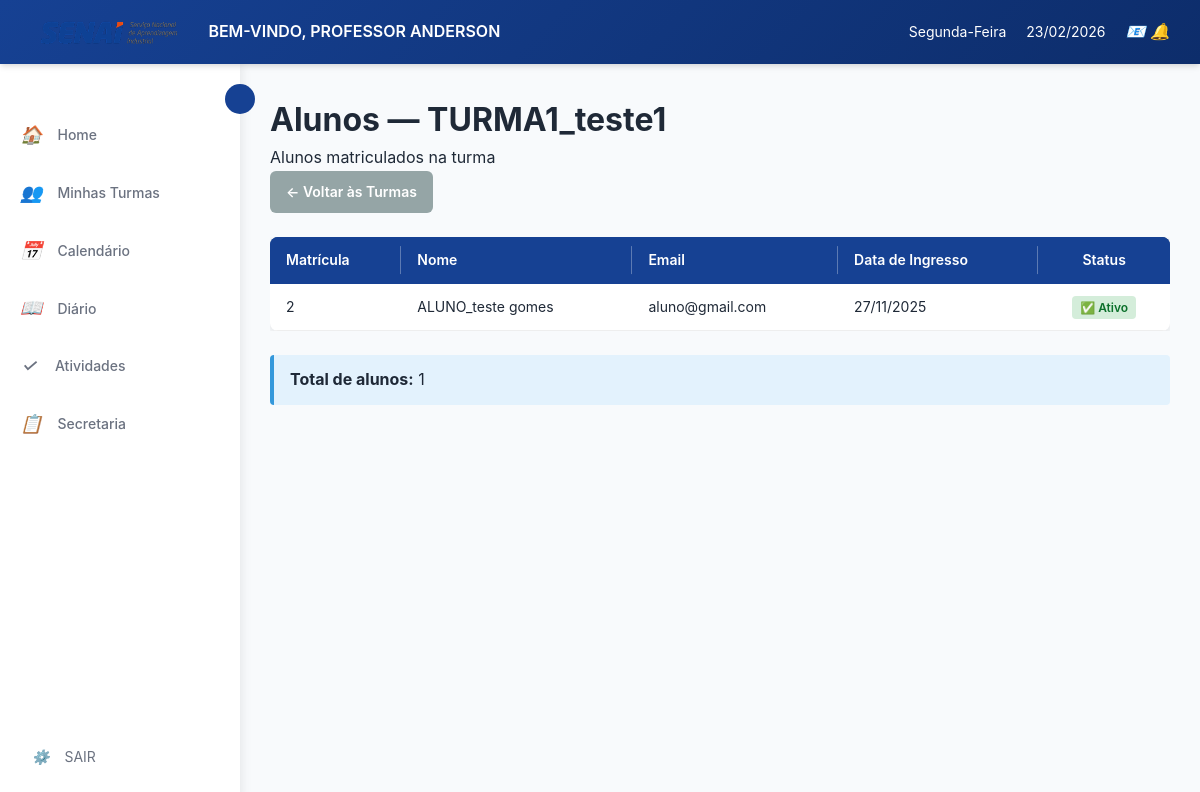
The page /professor/turma/1/alunos/ (signed in) on the database its author committed.
### cursos/models.py (models this page shows, shortened)
class Turma(models.Model):
    TIPO_AULA = [
        ('presencial', 'Presencial'),
        ('semi', 'Semi-presencial'),
        ('ead', 'EAD'),
    ]
    turma_id = models.AutoField(primary_key=True)
    nome = models.CharField(max_length=100, null=True, blank=True)
    curso = models.ForeignKey(Curso, on_delete=models.CASCADE)
    professor = models.ForeignKey('login.professor', on_delete=models.SET_NULL,  # Ou models.SET_DEFAULT
        null=True,                  # Permite NULL
        blank=True,
        default=None)
    data_inicio = models.DateField()
    data_fim = models.DateField( null=True, blank=True)
    dias_semana = models.CharField(max_length=50)
    entrada_horas = models.CharField(max_length=100, null=True, blank=True)
    saida_horas = models.CharField(max_length=100, null=True, blank=True)
    tipo = models.CharField(max_length=10, choices=TIPO_AULA)
    status = models.BooleanField(default=True)
    class Meta:
        db_table = 'Turma'

class Matricula(models.Model):
    matricula_id = models.AutoField(primary_key=True)
    aluno = models.ForeignKey('login.aluno', on_delete=models.CASCADE)
    turma = models.ForeignKey(Turma, on_delete=models.CASCADE)
    data_ingresso = models.DateField(auto_now_add=True)
    status_matricula = models.BooleanField(default=True)
    class Meta:
        db_table = 'Matricula'
        unique_together = ['aluno', 'turma']

### login/models.py (models this page shows, shortened)
class Aluno(models.Model):
    aluno_id = models.AutoField(primary_key=True)
    usuario = models.OneToOneField(Usuario, on_delete=models.CASCADE)
    class Meta:
        db_table = 'Aluno'

class Usuario(AbstractUser):
    TIPO_USUARIO = [
        ('aluno', 'Aluno'),
        ('professor', 'Professor'),
        ('secretaria', 'Secretaria'),
    ]
    usuario_id = models.AutoField(primary_key=True)
    nome = models.CharField('Nome', max_length=100, blank=True, null=True)
    sobrenome = models.CharField('Sobrenome', max_length=100, blank=True, null=True)
    email = models.EmailField('E-mail', unique=True, default=None)
    data_nascimento = models.DateField('Data de Nascimento', blank=True, null=True)
    contato = models.CharField(max_length=20, unique=True, blank=True, null=True)
    cpf = models.CharField(max_length=14, unique=True, blank=True, null=True)
    endereco = models.TextField('Endereço', blank=True, null=True)
    tipo = models.CharField(max_length=10, choices=TIPO_USUARIO)
    USERNAME_FIELD = 'email'
    REQUIRED_FIELDS = ['nome','sobrenome','cpf', 'tipo', 'username' ]
    class Meta:
        db_table = 'Usuario'

### professor/views.py (the view)
# urls.py: path('turma/<int:turma_id>/alunos/', views.listar_alunos_turma, name='listar_alunos_turma'),
@login_required
@professor_required
def listar_alunos_turma(request, turma_id):
    professor = Professor.objects.get(usuario=request.user)
    turma = get_object_or_404(Turma, turma_id=turma_id, professor=professor)
    matriculas = Matricula.objects.filter(turma=turma).select_related('aluno__usuario').order_by('aluno__usuario__nome')
    context = {
        'turma': turma,
        'matriculas': matriculas
    }
    return render(request, 'professor/listar_alunos_turma.html', context)

### professor/templates/professor/listar_alunos_turma.html (shortened to what this page needs)
{% extends 'professor/base.html' %}
{% load static %}
{% block content %}
<div class="dashboard-container">
    <div class="content-header">
        <h1>Alunos — {{ turma.nome }}</h1>
        <p class="text-muted">Alunos matriculados na turma</p>
    </div>
    <div style="margin-bottom: 1.5rem;">
        <a href="{% url 'professor:turmas_por_curso' turma.curso.id %}" class="btn btn-style3" style="display: inline-block; padding: 10px 16px; background: #95a5a6; color: white; text-decoration: none; border-radius: 6px; font-weight: 600;">
            ← Voltar às Turmas
        </a>
    </div>
    {% if matriculas %}
    <div style="overflow-x: auto;">
        <table style="width: 100%; border-collapse: collapse; background: white; border-radius: 8px; overflow: hidden; box-shadow: 0 2px 8px rgba(0,0,0,0.1);">
            <thead>
                <tr style="background: #164193; color: white;">
                    <th style="padding: 12px 16px; text-align: left;">Matrícula</th>
                    <th style="padding: 12px 16px; text-align: left;">Nome</th>
                    <th style="padding: 12px 16px; text-align: left;">Email</th>
                    <th style="padding: 12px 16px; text-align: left;">Data de Ingresso</th>
                    <th style="padding: 12px 16px; text-align: center;">Status</th>
                </tr>
            </thead>
            <tbody>
                {% for matricula in matriculas %}
                <tr style="border-bottom: 1px solid #eee;">
                    <td style="padding: 12px 16px;">{{ matricula.matricula_id }}</td>
                    <td style="padding: 12px 16px;">{{ matricula.aluno.usuario.nome }} {{ matricula.aluno.usuario.sobrenome }}</td>
                    <td style="padding: 12px 16px;">{{ matricula.aluno.usuario.email }}</td>
                    <td style="padding: 12px 16px;">{{ matricula.data_ingresso|date:"d/m/Y" }}</td>
                    <td style="padding: 12px 16px; text-align: center;">
                        {% if matricula.status_matricula %}
                        <span style="background: #d4edda; color: #0b702a; padding: 4px 8px; border-radius: 4px; font-size: 12px; font-weight: 600;">
                            ✅ Ativo
                        </span>
                        {% else %}
                        <span style="background: #f8d7da; color: #721c24; padding: 4px 8px; border-radius: 4px; font-size: 12px; font-weight: 600;">
                            ⛔ Inativo
                        </span>
                        {% endif %}
                    </td>
                </tr>
                {% endfor %}
            </tbody>
        </table>
    </div>
    <div style="margin-top: 1.5rem; padding: 12px 16px; background: #e3f2fd; border-left: 4px solid #3498db; border-radius: 4px;">
        <strong>Total de alunos:</strong> {{ matriculas|length }}
    </div>
    {% else %}
    <div style="padding: 2rem; background: white; border-radius: 8px; text-align: center; color: #6c757d;">
        <p>Nenhum aluno matriculado nesta turma ainda.</p>
    </div>
    {% endif %}
</div>
{% endblock %}

### professor/static/professor/css/style.css (style rules this page uses)
:root { --azul-principal: #164193; --azul-escuro: #0d2d6b; --azul-claro: #3D7AFF; --azul-suave: #E8EFFD; --laranja: #E7490F; --laranja-claro: #ff6b35; --cinza-escuro: #1F2937; --cinza-medio: #6B7280; --cinza-claro: #9CA3AF; --cinza-borda: #E5E7EB; --bg-claro: #F8FAFC; --branco: #FFFFFF; --verde: #27ae60; --vermelho: #e74c3c; --amarelo: #f39c12; --sombra: 0 4px 6px -1px rgba(0, 0, 0, 0.1), 0 2px 4px -1px rgba(0, 0, 0, 0.06); --sombra-hover: 0 20px 25px -5px rgba(0, 0, 0, 0.1), 0 10px 10px -5px rgba(0, 0, 0, 0.04); }
* { margin: 0; padding: 0; box-sizing: border-box; }
body { font-family: 'Inter', 'Segoe UI', sans-serif; background-color: var(--bg-claro); color: var(--cinza-escuro); line-height: 1.6; display: flex; flex-direction: column; min-height: 100vh; }
table { width: 100%; border-collapse: collapse; }
table thead { background: linear-gradient(135deg, var(--azul-principal) 0%, var(--azul-escuro) 100%); }
table thead th { padding: 15px 12px; color: var(--branco); font-weight: 600; font-size: 14px; text-align: left; position: relative; }
table thead th:not(:last-child)::after { content: ''; position: absolute; right: 0; top: 50%; transform: translateY(-50%); height: 60%; width: 1px; background: rgba(255, 255, 255, 0.3); }
table tbody tr { border-bottom: 1px solid var(--cinza-borda); transition: all 0.3s ease; }
table tbody td { padding: 15px 12px; color: var(--cinza-escuro); font-size: 14px; }
.btn { padding: 12px 20px; border-radius: 8px; font-weight: 600; font-size: 14px; cursor: pointer; transition: all 0.3s ease; border: none; display: inline-flex; align-items: center; justify-content: center; gap: 8px; text-decoration: none; }

### rows shown on the page
Turma: nome "TURMA1_teste1"
Matricula: matricula_id "2", aluno.usuario.nome "ALUNO_teste", aluno.usuario.sobrenome "gomes", aluno.usuario.email "aluno@gmail.com", data_ingresso "27/11/2025", status_matricula "✅ Ativo"

### other values the page prints
{{ matriculas|length }} "1"
